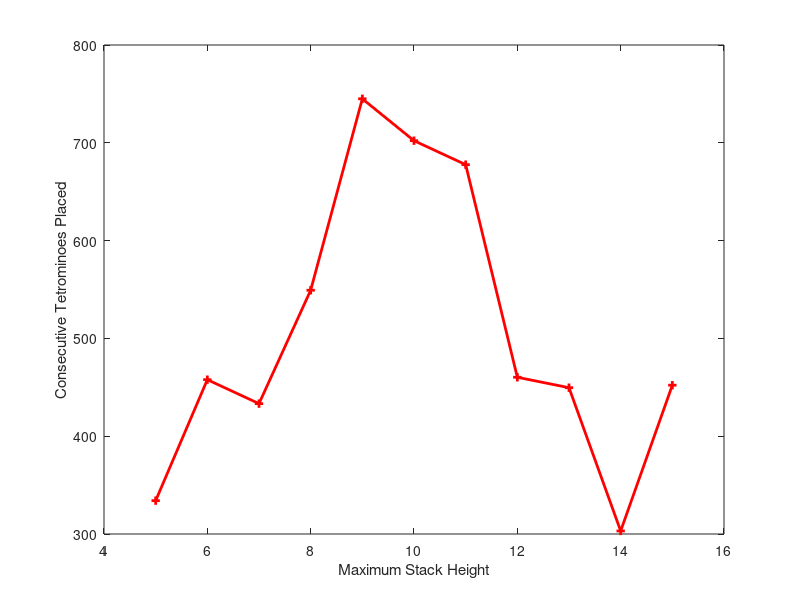
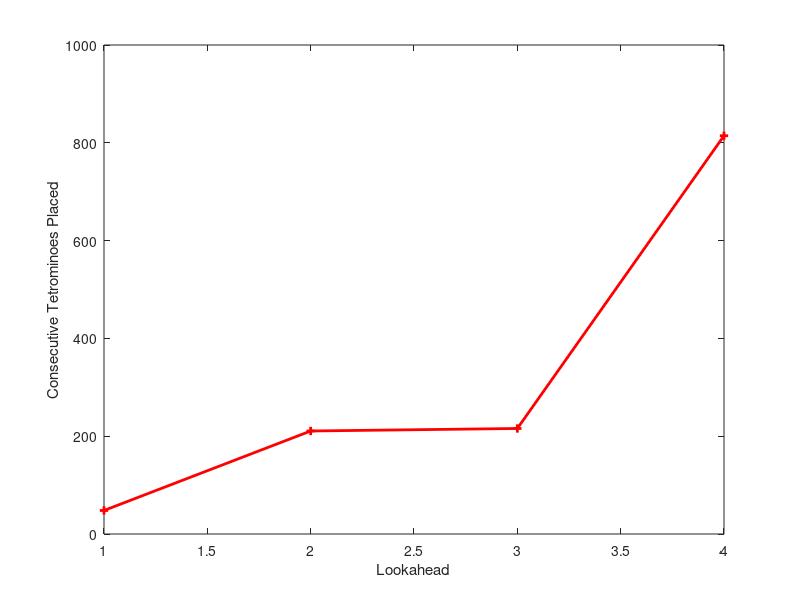

The MATLAB source for these figures, in order:
heights = 5:15;
means_d4 = [668.2,915.6,866.6,1098.5,1490.0,1404.3,1355.3,920.5,899.2,606.2,904.3]/2;
fig = figure;
plot(heights, means_d4, 'r+-', 'LineWidth', 2);
xlabel 'Maximum Stack Height'
ylabel 'Consecutive Tetrominoes Placed'
saveas(fig, 'height_v_time_d4.eps');
close all

depths = 1:4;
mean_times = [48.1,210.65,215.8,814.45];
fig = figure;
plot(depths, mean_times, 'r+-', 'LineWidth', 2);
xlabel 'Lookahead'
ylabel 'Consecutive Tetrominoes Placed'
saveas(fig, 'lookahead_v_time.eps');
close all
